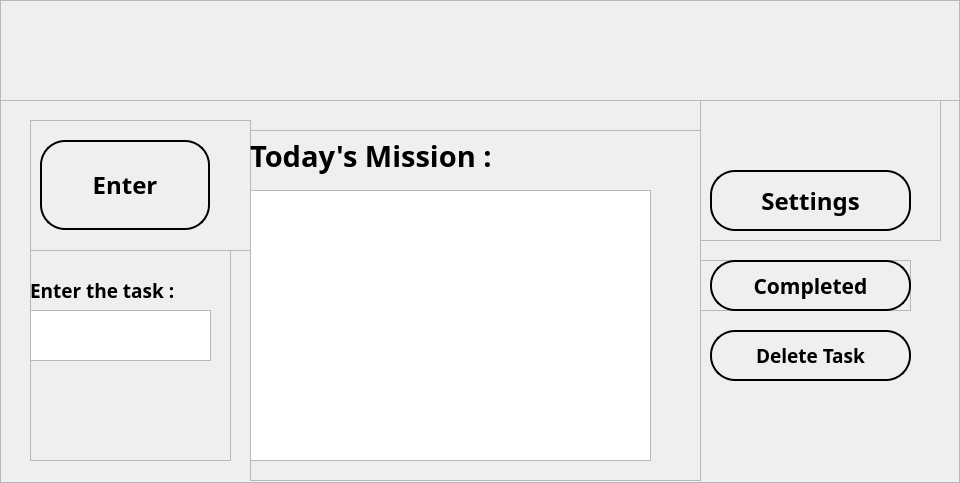
<?xml version="1.0" encoding="UTF-8"?>
<ui version="4.0">
 <class>MainWindow</class>
 <widget class="QMainWindow" name="MainWindow">
  <property name="geometry">
   <rect>
    <x>0</x>
    <y>0</y>
    <width>960</width>
    <height>483</height>
   </rect>
  </property>
  <property name="windowTitle">
   <string>MainWindow</string>
  </property>
  <widget class="QWidget" name="centralwidget">
   <widget class="QWidget" name="widget" native="true">
    <property name="geometry">
     <rect>
      <x>0</x>
      <y>0</y>
      <width>960</width>
      <height>483</height>
     </rect>
    </property>
    <widget class="QLabel" name="bg">
     <property name="geometry">
      <rect>
       <x>0</x>
       <y>0</y>
       <width>960</width>
       <height>483</height>
      </rect>
     </property>
     <property name="text">
      <string/>
     </property>
     <property name="pixmap">
      <pixmap>../resources/bg.jpg</pixmap>
     </property>
     <property name="scaledContents">
      <bool>true</bool>
     </property>
    </widget>
    <widget class="QFrame" name="frame">
     <property name="geometry">
      <rect>
       <x>0</x>
       <y>0</y>
       <width>960</width>
       <height>483</height>
      </rect>
     </property>
     <property name="frameShape">
      <enum>QFrame::StyledPanel</enum>
     </property>
     <property name="frameShadow">
      <enum>QFrame::Raised</enum>
     </property>
     <widget class="QFrame" name="frame_2">
      <property name="geometry">
       <rect>
        <x>0</x>
        <y>0</y>
        <width>961</width>
        <height>101</height>
       </rect>
      </property>
      <property name="frameShape">
       <enum>QFrame::StyledPanel</enum>
      </property>
      <property name="frameShadow">
       <enum>QFrame::Raised</enum>
      </property>
      <widget class="QLabel" name="title">
       <property name="geometry">
        <rect>
         <x>270</x>
         <y>-10</y>
         <width>461</width>
         <height>111</height>
        </rect>
       </property>
       <property name="text">
        <string/>
       </property>
       <property name="pixmap">
        <pixmap>../resources/taskbuddy.png</pixmap>
       </property>
       <property name="scaledContents">
        <bool>true</bool>
       </property>
      </widget>
     </widget>
     <widget class="QFrame" name="frame_3">
      <property name="geometry">
       <rect>
        <x>30</x>
        <y>120</y>
        <width>221</width>
        <height>131</height>
       </rect>
      </property>
      <property name="frameShape">
       <enum>QFrame::StyledPanel</enum>
      </property>
      <property name="frameShadow">
       <enum>QFrame::Raised</enum>
      </property>
      <widget class="QPushButton" name="Create_task">
       <property name="geometry">
        <rect>
         <x>10</x>
         <y>20</y>
         <width>170</width>
         <height>90</height>
        </rect>
       </property>
       <property name="font">
        <font>
         <family>Segoe UI Variable Display Semib</family>
         <pointsize>18</pointsize>
         <weight>75</weight>
         <bold>true</bold>
        </font>
       </property>
       <property name="styleSheet">
        <string notr="true">QPushButton {
    background-color: transparent;
    border: 2px solid black;
    border-radius: 25px;
}

QPushButton:hover {
    background-color: rgba(0, 0, 255, 50);
    border: 2px solid #000080;
    transition: background-color 0.3s, border 0.3s;
}</string>
       </property>
       <property name="text">
        <string>Enter</string>
       </property>
       <property name="icon">
        <iconset>
         <normaloff>../resources/plus symbol.png</normaloff>../resources/plus symbol.png</iconset>
       </property>
       <property name="iconSize">
        <size>
         <width>110</width>
         <height>60</height>
        </size>
       </property>
      </widget>
     </widget>
     <widget class="QFrame" name="frame_4">
      <property name="geometry">
       <rect>
        <x>700</x>
        <y>100</y>
        <width>241</width>
        <height>141</height>
       </rect>
      </property>
      <property name="frameShape">
       <enum>QFrame::StyledPanel</enum>
      </property>
      <property name="frameShadow">
       <enum>QFrame::Raised</enum>
      </property>
      <widget class="QPushButton" name="Settings">
       <property name="geometry">
        <rect>
         <x>10</x>
         <y>70</y>
         <width>201</width>
         <height>61</height>
        </rect>
       </property>
       <property name="font">
        <font>
         <family>Segoe UI Variable Display Semib</family>
         <pointsize>18</pointsize>
         <weight>75</weight>
         <bold>true</bold>
        </font>
       </property>
       <property name="styleSheet">
        <string notr="true">QPushButton {
    background-color: transparent;
    border: 2px solid black;
    border-radius: 25px;
}

QPushButton:hover {
    background-color: rgba(0, 0, 255, 50);
    border: 2px solid #000080;
    transition: background-color 0.3s, border 0.3s;
}</string>
       </property>
       <property name="text">
        <string>Settings</string>
       </property>
       <property name="icon">
        <iconset>
         <normaloff>../resources/gear.png</normaloff>../resources/gear.png</iconset>
       </property>
       <property name="iconSize">
        <size>
         <width>100</width>
         <height>50</height>
        </size>
       </property>
      </widget>
     </widget>
     <widget class="QFrame" name="frame_5">
      <property name="geometry">
       <rect>
        <x>250</x>
        <y>130</y>
        <width>451</width>
        <height>351</height>
       </rect>
      </property>
      <property name="frameShape">
       <enum>QFrame::StyledPanel</enum>
      </property>
      <property name="frameShadow">
       <enum>QFrame::Raised</enum>
      </property>
      <widget class="QListWidget" name="task_list">
       <property name="geometry">
        <rect>
         <x>0</x>
         <y>60</y>
         <width>401</width>
         <height>271</height>
        </rect>
       </property>
       <property name="styleSheet">
        <string notr="true"/>
       </property>
      </widget>
      <widget class="QLabel" name="task_list_title">
       <property name="geometry">
        <rect>
         <x>0</x>
         <y>0</y>
         <width>381</width>
         <height>51</height>
        </rect>
       </property>
       <property name="font">
        <font>
         <family>Segoe UI Variable Small Semibol</family>
         <pointsize>22</pointsize>
         <weight>75</weight>
         <bold>true</bold>
        </font>
       </property>
       <property name="text">
        <string>Today's Mission :</string>
       </property>
      </widget>
     </widget>
     <widget class="QFrame" name="frame_7">
      <property name="geometry">
       <rect>
        <x>700</x>
        <y>260</y>
        <width>211</width>
        <height>51</height>
       </rect>
      </property>
      <property name="frameShape">
       <enum>QFrame::StyledPanel</enum>
      </property>
      <property name="frameShadow">
       <enum>QFrame::Raised</enum>
      </property>
      <widget class="QPushButton" name="Completed">
       <property name="geometry">
        <rect>
         <x>10</x>
         <y>0</y>
         <width>201</width>
         <height>51</height>
        </rect>
       </property>
       <property name="font">
        <font>
         <family>Segoe UI Variable Display Semib</family>
         <pointsize>16</pointsize>
         <weight>75</weight>
         <bold>true</bold>
        </font>
       </property>
       <property name="styleSheet">
        <string notr="true">QPushButton {
    background-color: transparent;
    border: 2px solid black;
    border-radius: 25px;
}

QPushButton:hover {
    background-color: rgba(0, 0, 255, 50);
    border: 2px solid #000080;
    transition: background-color 0.3s, border 0.3s;
}</string>
       </property>
       <property name="text">
        <string>Completed</string>
       </property>
       <property name="icon">
        <iconset>
         <normaloff>../resources/todolisticon.png</normaloff>../resources/todolisticon.png</iconset>
       </property>
       <property name="iconSize">
        <size>
         <width>141</width>
         <height>51</height>
        </size>
       </property>
      </widget>
     </widget>
     <widget class="QFrame" name="frame_6">
      <property name="geometry">
       <rect>
        <x>30</x>
        <y>250</y>
        <width>201</width>
        <height>211</height>
       </rect>
      </property>
      <property name="frameShape">
       <enum>QFrame::StyledPanel</enum>
      </property>
      <property name="frameShadow">
       <enum>QFrame::Raised</enum>
      </property>
      <widget class="QLabel" name="entertask">
       <property name="geometry">
        <rect>
         <x>0</x>
         <y>10</y>
         <width>171</width>
         <height>61</height>
        </rect>
       </property>
       <property name="font">
        <font>
         <family>Segoe UI Variable Display Semib</family>
         <pointsize>14</pointsize>
         <weight>75</weight>
         <bold>true</bold>
        </font>
       </property>
       <property name="text">
        <string>Enter the task :</string>
       </property>
      </widget>
      <widget class="QTextEdit" name="task_input">
       <property name="geometry">
        <rect>
         <x>0</x>
         <y>60</y>
         <width>181</width>
         <height>51</height>
        </rect>
       </property>
       <property name="font">
        <font>
         <family>Segoe UI Variable Display</family>
         <pointsize>12</pointsize>
        </font>
       </property>
       <property name="html">
        <string>&lt;!DOCTYPE HTML PUBLIC &quot;-//W3C//DTD HTML 4.0//EN&quot; &quot;http://www.w3.org/TR/REC-html40/strict.dtd&quot;&gt;
&lt;html&gt;&lt;head&gt;&lt;meta name=&quot;qrichtext&quot; content=&quot;1&quot; /&gt;&lt;style type=&quot;text/css&quot;&gt;
p, li { white-space: pre-wrap; }
&lt;/style&gt;&lt;/head&gt;&lt;body style=&quot; font-family:'Segoe UI Variable Display'; font-size:12pt; font-weight:400; font-style:normal;&quot;&gt;
&lt;p style=&quot;-qt-paragraph-type:empty; margin-top:0px; margin-bottom:0px; margin-left:0px; margin-right:0px; -qt-block-indent:0; text-indent:0px; font-family:'MS Shell Dlg 2'; font-size:7.8pt;&quot;&gt;&lt;br /&gt;&lt;/p&gt;&lt;/body&gt;&lt;/html&gt;</string>
       </property>
      </widget>
     </widget>
     <widget class="QPushButton" name="delete_2">
      <property name="geometry">
       <rect>
        <x>710</x>
        <y>330</y>
        <width>201</width>
        <height>51</height>
       </rect>
      </property>
      <property name="font">
       <font>
        <family>Segoe UI Variable Display Semib</family>
        <pointsize>14</pointsize>
        <weight>75</weight>
        <bold>true</bold>
       </font>
      </property>
      <property name="styleSheet">
       <string notr="true">QPushButton {
    background-color: transparent;
    border: 2px solid black;
    border-radius: 25px;
}

QPushButton:hover {
    background-color: rgba(0, 0, 255, 50);
    border: 2px solid #000080;
    transition: background-color 0.3s, border 0.3s;
}</string>
      </property>
      <property name="text">
       <string>Delete Task</string>
      </property>
      <property name="icon">
       <iconset>
        <normaloff>../resources/deleteic.png</normaloff>../resources/deleteic.png</iconset>
      </property>
      <property name="iconSize">
       <size>
        <width>131</width>
        <height>41</height>
       </size>
      </property>
     </widget>
    </widget>
   </widget>
  </widget>
 </widget>
 <resources/>
 <connections/>
</ui>
